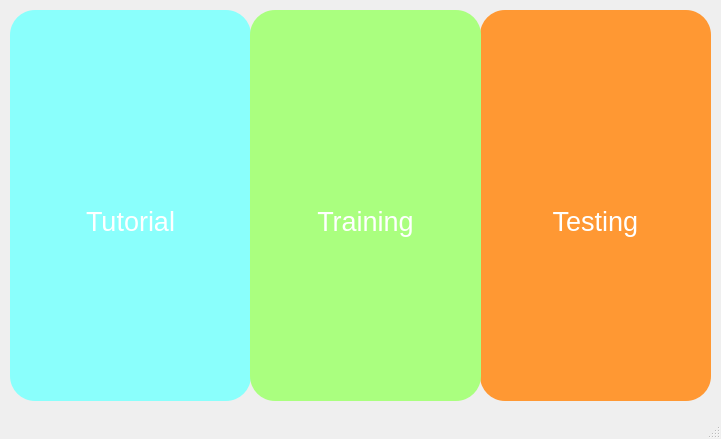
<?xml version="1.0" encoding="UTF-8"?>
<ui version="4.0">
 <class>MainWindow</class>
 <widget class="QMainWindow" name="MainWindow">
  <property name="geometry">
   <rect>
    <x>0</x>
    <y>0</y>
    <width>721</width>
    <height>439</height>
   </rect>
  </property>
  <property name="windowTitle">
   <string>MainWindow</string>
  </property>
  <widget class="QWidget" name="centralwidget">
   <widget class="QPushButton" name="testing_button">
    <property name="geometry">
     <rect>
      <x>480</x>
      <y>10</y>
      <width>231</width>
      <height>391</height>
     </rect>
    </property>
    <property name="font">
     <font>
      <pointsize>20</pointsize>
     </font>
    </property>
    <property name="styleSheet">
     <string notr="true">QPushButton{
	color: white;
	background-color: rgb(255, 152, 51);
	border-radius: 25px;
}</string>
    </property>
    <property name="text">
     <string>
Testing</string>
    </property>
    <property name="iconSize">
     <size>
      <width>30</width>
      <height>30</height>
     </size>
    </property>
   </widget>
   <widget class="QPushButton" name="tutorial_button">
    <property name="geometry">
     <rect>
      <x>10</x>
      <y>10</y>
      <width>241</width>
      <height>391</height>
     </rect>
    </property>
    <property name="font">
     <font>
      <pointsize>20</pointsize>
     </font>
    </property>
    <property name="autoFillBackground">
     <bool>false</bool>
    </property>
    <property name="styleSheet">
     <string notr="true">QPushButton{
	color: white;
	background-color:  rgb(138, 255, 252);
	border-radius: 25px;
}
</string>
    </property>
    <property name="text">
     <string>
Tutorial</string>
    </property>
    <property name="iconSize">
     <size>
      <width>30</width>
      <height>30</height>
     </size>
    </property>
    <property name="autoRepeatDelay">
     <number>311</number>
    </property>
   </widget>
   <widget class="QPushButton" name="training_button">
    <property name="geometry">
     <rect>
      <x>250</x>
      <y>10</y>
      <width>231</width>
      <height>391</height>
     </rect>
    </property>
    <property name="font">
     <font>
      <pointsize>20</pointsize>
     </font>
    </property>
    <property name="styleSheet">
     <string notr="true">QPushButton{
	color: white;
	
	background-color: rgb(170, 255, 127);
	border-radius: 25px;
}</string>
    </property>
    <property name="text">
     <string>
Training</string>
    </property>
    <property name="iconSize">
     <size>
      <width>30</width>
      <height>30</height>
     </size>
    </property>
   </widget>
   <widget class="QLabel" name="label">
    <property name="geometry">
     <rect>
      <x>580</x>
      <y>160</y>
      <width>41</width>
      <height>41</height>
     </rect>
    </property>
    <property name="text">
     <string/>
    </property>
    <property name="pixmap">
     <pixmap>image/test.png</pixmap>
    </property>
    <property name="scaledContents">
     <bool>true</bool>
    </property>
   </widget>
   <widget class="QLabel" name="label_2">
    <property name="geometry">
     <rect>
      <x>350</x>
      <y>160</y>
      <width>41</width>
      <height>41</height>
     </rect>
    </property>
    <property name="text">
     <string/>
    </property>
    <property name="pixmap">
     <pixmap>image/chip.png</pixmap>
    </property>
    <property name="scaledContents">
     <bool>true</bool>
    </property>
   </widget>
   <widget class="QLabel" name="label_3">
    <property name="geometry">
     <rect>
      <x>110</x>
      <y>160</y>
      <width>41</width>
      <height>41</height>
     </rect>
    </property>
    <property name="text">
     <string/>
    </property>
    <property name="pixmap">
     <pixmap>image/tutorial.png</pixmap>
    </property>
    <property name="scaledContents">
     <bool>true</bool>
    </property>
   </widget>
  </widget>
  <widget class="QStatusBar" name="statusbar"/>
 </widget>
 <resources/>
 <connections/>
</ui>
